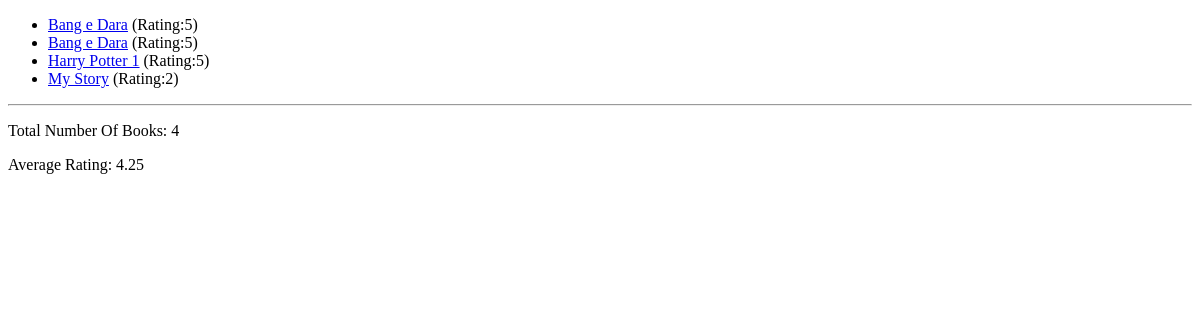
The app's page /, older data.
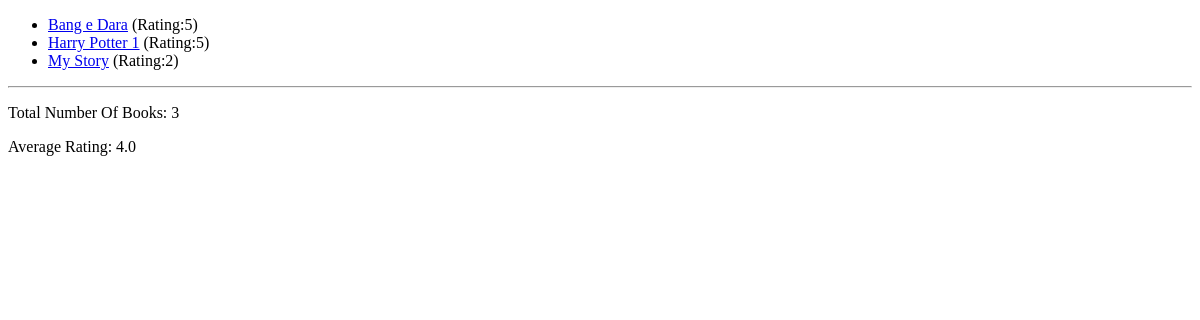
The same page, newer data.
### books/models.py (models this page shows, shortened)
class book(models.Model):
    title = models.CharField(max_length=50)
    rating = models.IntegerField(validators=[
        MinValueValidator(1), MaxValueValidator(5)])
    author = models.ForeignKey(Author, on_delete=models.CASCADE,null=True, related_name="books")
    is_bestselling = models.BooleanField(default=False)
    slug = models.SlugField(default="", blank=True,  null=False, db_index=True)
    published_countries = models.ManyToManyField(Country, null=True)
    def get_absolute_url(self):
        return reverse("detail-book", args=[self.slug])

### books/views.py (the view)
# urls.py: path("", views.index),
def index(request):
    books = book.objects.all().order_by("title")
    num_books = books.count()
    avg_rating = books.aggregate(Avg("rating"))
    return render(request,"book/index.html",{
        "books": books,
        "total_no_of_books": num_books,
        "average_rating": avg_rating,
    })

### books/templates/book/index.html (shortened to what this page needs)
{% extends "book/base.html" %}
{% block content %}
  <ul>
    {% for book in books %}
      <li><a href="{{ book.get_absolute_url }}">{{ book.title }}</a> (Rating:{{ book.rating }})</li>
    {% endfor %}
  </ul>
  <hr>
  <p>Total Number Of Books: {{ total_no_of_books }}</p>
  <p>Average Rating: {{ average_rating.rating__avg }}</p>
{% endblock %}

Row changes from the older to the newer data that the page shows:
removed book: title "Bang e Dara", rating "5"
Text that changed along with them:
{{ total_no_of_books }}: "4" → "3"
{{ average_rating.rating__avg }}: "4.25" → "4.0"
